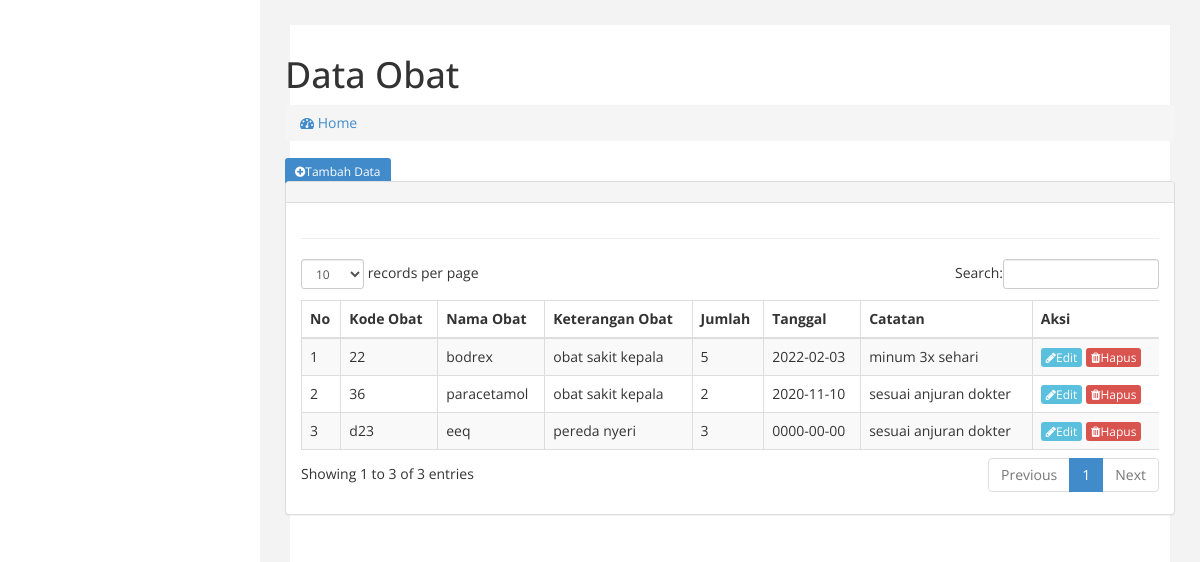
The app's page /?page=obat with its own data.
### tables this page shows
CREATE TABLE `tb_obat` (
  `kd_obat` varchar(4) NOT NULL,
  `nama_obat` varchar(50) NOT NULL,
  `ket_obat` varchar(50) NOT NULL,
  `jumlah` int(11) NOT NULL,
  `tanggal` date NOT NULL,
  `catatan` text NOT NULL
);

### page/obat/obat.php (the view, shortened to what this page needs)
<div class="content-wrapper">
    <section class="content-header">
      <h1>
        Data Obat
      </h1>
      <ol class="breadcrumb">
        <li><a href="index.php"><i class="fa fa-dashboard"></i> Home</a></li>
      </ol>
    </section>
<a href="?page=obat&aksi=tambah" class="btn-sm btn-primary" style="margin-bottom: 5px;"><i class="fa fa-plus-circle"></i>Tambah Data</a>
<div class="row">
                <div class="col-md-12">
                    <div class="panel panel-default">
                        <div class="panel-heading">
                        </div>
                        <div class="panel-body">
                            <div class="table-responsive">
                                <table class="table table-striped table-bordered table-hover" id="dataTables-example">
                                    <thead>
                                        <tr>
                                            <th>No</th>
                                            <th>Kode Obat</th>
                                            <th>Nama Obat</th>
                                            <th>Keterangan Obat</th>
                                            <th>Jumlah</th>
                                            <th>Tanggal</th>
                                            <th>Catatan</th>
                                            <th>Aksi</th>
                                        </tr>
                                    </thead>
                                    <tbody>
                                    <?php
                                        $koneksi = new mysqli ("localhost","root","12345678","db_tugaslima");
                                        $no = 1;
                                        $query=mysqli_query($koneksi,"SELECT * FROM `tb_obat` ");
                                        while($data=mysqli_fetch_array($query)){
                                    ?>
                                    <tr>
                                        <td><?php echo $no++; ?></td>
                                        <td><?php echo $data['kd_obat']; ?></td>
                                        <td><?php echo $data['nama_obat']; ?></td>
                                        <td><?php echo $data['ket_obat']; ?></td>
                                        <td><?php echo $data['jumlah']; ?></td>
                                        <td><?php echo $data['tanggal']; ?></td>
                                        <td><?php echo $data['catatan']; ?></td>
                                        <td>
                                            <a href="?page=obat&aksi=ubah&id=<?php echo $data['kd_obat']; ?>" class="btn-xs btn-info" ><i class="fa fa-pencil"></i>Edit</a>
                                            <a onclick="return confirm('Hapus Data Ini?)"
                                            href="?page=obat&aksi=hapus&kd_obat=<?php echo $data['kd_obat']; ?>" class="btn-xs btn-danger" ><i class="fa fa-trash"></i>Hapus</a>
                                        </td>
                                    </tr>
                                    <?php } ?>
                                    </tbody>
                            </div>
                    </div>
                </div>
        </div>

### index.php (shortened to what this page needs)
<!DOCTYPE html>
<html>
<head>
    <link href="assets/css/bootstrap.css" rel="stylesheet" />
    <link href="assets/css/font-awesome.css" rel="stylesheet" />
    <link href="assets/css/custom.css" rel="stylesheet" />
   <link href="assets/js/dataTables/dataTables.bootstrap.css" rel="stylesheet" />
</head>
<body>
        <div id="page-wrapper" >
            <div id="page-inner">
                <div class="row">
                    <div class="col-md-20">
                    <?php
                        $page = @$_GET['page'];
                        $aksi = @$_GET['aksi'];
                        if ($page == "obat"){
                                if ($aksi == ""){
                                    include "page/obat/obat.php";
                                }elseif ($aksi== "tambah") {
                                    include "page/obat/tambah.php";
                                }elseif ($aksi== "ubah") {
                                    include "page/obat/ubah.php";
                                }elseif ($aksi== "hapus") {
                                    include "page/obat/hapus.php";
                                }
                        }elseif($page==""){
                            include "home.php";
                        }
                    ?>
                    </div>
                </div>
                 <hr />
            </div>
        </div>
    </div>
</body>
</html>

### assets/css/custom.css (style rules this page uses)
body { font-family: 'Open Sans', sans-serif; }
#page-wrapper { padding: 15px 15px; min-height: 600px; background:#F3F3F3; }
#page-inner { width:100%; margin:10px 20px 10px 0px; background-color:#fff!important; padding:10px; min-height:1200px; }
@media (min-width:768px) { #page-wrapper { margin: 0 0 0 260px; padding: 15px 30px; min-height: 1200px; } }

### records on screen
tb_obat: kd_obat "22", nama_obat "bodrex", ket_obat "obat sakit kepala", jumlah "5", tanggal "2022-02-03", catatan "minum 3x sehari"
tb_obat: kd_obat "36", nama_obat "paracetamol", ket_obat "obat sakit kepala", jumlah "2", tanggal "2020-11-10", catatan "sesuai anjuran dokter"
tb_obat: kd_obat "d23", nama_obat "eeq", ket_obat "pereda nyeri", jumlah "3", tanggal "0000-00-00", catatan "sesuai anjuran dokter"
